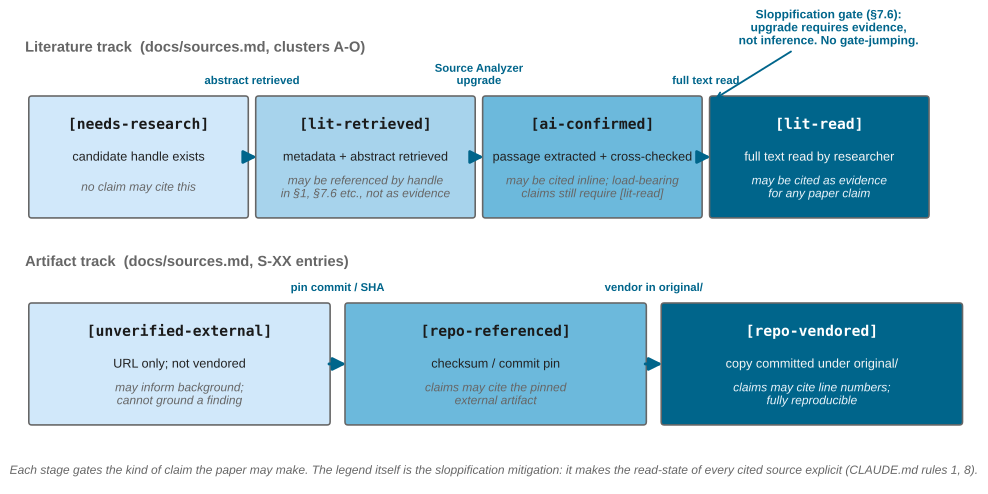

Source code (Python):
#!/usr/bin/env python3
"""
Figure 9 — Verification-status pipeline (ILL-03).

Diagram of the verification-status pipeline used in `docs/sources.md`:
    [needs-research] -> [lit-retrieved] -> [ai-confirmed] -> [lit-read]
plus the parallel artifact-status track
    [unverified-external] -> [repo-referenced] -> [repo-vendored]
with an annotation of what claims each status permits. Concretely
illustrates the sloppification mitigation described in §7.6.

Authorship: AI-authored (illustration agent, 2026-05-02; reworked
2026-05-03 in figure-overhaul pass to: (i) replace the red/yellow/
green stage palette — which fails deuteranopia and tritanopia
simulation — with a sequential blue ramp from `dlr_style` (light
blue -> mid blue -> dark blue) that monotonically encodes
verification depth and survives greyscale; (ii) add the
`[ai-confirmed]` stage promoted to the verification ladder
2026-05-02 per `CLAUDE.md` §"Verification status ladder
(extended 2026-05-02)"; (iii) raise stage-cell font sizes from
8.5 / 8.0 to 9.5 / 9.0 and stage-label tag from 10.0 to 11.0 for
print legibility; (iv) replace the red sloppification-gate
annotation colour with the dark-blue accent + bold so the gate
remains semantically marked without relying on red).

Source: `docs/sources.md` (verification-status legend including the
2026-05-02 ladder extension), `docs/methodology.md`, §7.6.

Outputs:
    paper/figures/fig9-verification-pipeline.svg
    paper/figures/fig9-verification-pipeline.pdf
"""

import os
import sys

import matplotlib
matplotlib.use("Agg")
import matplotlib.pyplot as plt
from matplotlib.patches import FancyBboxPatch, FancyArrowPatch

HERE = os.path.dirname(os.path.abspath(__file__))
sys.path.insert(0, HERE)
import dlr_style  # noqa: E402

fig, ax = plt.subplots(figsize=(13.0, 6.2))
ax.set_xlim(0, 13)
ax.set_ylim(0, 6.2)
ax.set_axis_off()

# Sequential blue ramp (monotone with verification depth).
# Source: dlr_style brighter -> bright -> mid -> darker.
RAMP = ["#d1e8fa", "#a7d3ec", "#6cb9dc", "#3b98cb", "#00658b"]


def stage(x, y, w, h, tag, label, allowed, color, text_light=False):
    p = FancyBboxPatch((x, y), w, h,
                       boxstyle="round,pad=0.05,rounding_size=0.04",
                       fc=color, ec=dlr_style.DLR_GRAY, lw=1.2)
    ax.add_patch(p)
    tag_color = "white" if text_light else "#1a1a1a"
    body_color = "#f4f4f4" if text_light else "#222"
    italic_color = "#e8f3fa" if text_light else dlr_style.DLR_GRAY
    ax.text(x + w / 2, y + h - 0.34, tag, ha="center", va="center",
            fontsize=11.0, fontweight="bold", color=tag_color,
            family="monospace")
    ax.text(x + w / 2, y + h - 0.78, label, ha="center", va="center",
            fontsize=9.5, color=body_color)
    ax.text(x + w / 2, y + 0.36, allowed, ha="center", va="center",
            fontsize=9.0, color=italic_color, style="italic", wrap=True)
    return (x + w, y + h / 2), (x, y + h / 2)


def chevron(p1, p2, label):
    a = FancyArrowPatch(p1, p2, arrowstyle="-|>", mutation_scale=20,
                        lw=2.2, color=dlr_style.DLR_BLUE)
    ax.add_patch(a)
    ax.text((p1[0] + p2[0]) / 2, p1[1] + 0.24, label, ha="center",
            va="bottom", fontsize=9.0, color=dlr_style.DLR_BLUE,
            fontweight="bold")


# ── Literature track (4 stages: needs-research → lit-retrieved →
#                     ai-confirmed → lit-read) ──────────────────────────
ax.text(0.20, 5.85, "Literature track  (docs/sources.md, clusters A-O)",
        fontsize=11.0, fontweight="bold", color=dlr_style.DLR_GRAY)

LIT_W = 2.85
LIT_GAP = 0.20
LIT_X0 = 0.30
LIT_Y = 3.65
LIT_H = 1.55

stages_lit = [
    ("[needs-research]",  "candidate handle exists",
     "no claim may cite this", RAMP[0], False),
    ("[lit-retrieved]",   "metadata + abstract retrieved",
     "may be referenced by handle\nin §1, §7.6 etc., not as evidence", RAMP[1], False),
    ("[ai-confirmed]",    "passage extracted + cross-checked",
     "may be cited inline; load-bearing\nclaims still require [lit-read]", RAMP[2], False),
    ("[lit-read]",        "full text read by researcher",
     "may be cited as evidence\nfor any paper claim", RAMP[4], True),
]

centers_lit = []
for i, (tag, lbl, allowed, col, light) in enumerate(stages_lit):
    x = LIT_X0 + i * (LIT_W + LIT_GAP)
    right, left = stage(x, LIT_Y, LIT_W, LIT_H, tag, lbl, allowed, col, light)
    centers_lit.append((right, left))

for i in range(len(stages_lit) - 1):
    chevron(centers_lit[i][0], centers_lit[i + 1][1], "")

# Stage-promotion labels (above arrows)
labels_lit = ["abstract retrieved", "Source Analyzer\nupgrade", "full text read"]
for i, lbl in enumerate(labels_lit):
    x_left = centers_lit[i][0][0]
    x_right = centers_lit[i + 1][1][0]
    ax.text((x_left + x_right) / 2, LIT_Y + LIT_H + 0.18, lbl,
            ha="center", va="bottom", fontsize=8.5,
            color=dlr_style.DLR_BLUE, fontweight="bold")

# ── Artifact track ────────────────────────────────────────────────────────
ax.text(0.20, 2.95, "Artifact track  (docs/sources.md, S-XX entries)",
        fontsize=11.0, fontweight="bold", color=dlr_style.DLR_GRAY)

# Three stages laid out across the same width as the literature track.
ART_W = 3.95
ART_GAP = 0.30
ART_X0 = 0.30
ART_Y = 0.85
ART_H = 1.55

stages_art = [
    ("[unverified-external]", "URL only; not vendored",
     "may inform background;\ncannot ground a finding", RAMP[0], False),
    ("[repo-referenced]",     "checksum / commit pin",
     "claims may cite the pinned\nexternal artifact", RAMP[2], False),
    ("[repo-vendored]",       "copy committed under original/",
     "claims may cite line numbers;\nfully reproducible", RAMP[4], True),
]

centers_art = []
for i, (tag, lbl, allowed, col, light) in enumerate(stages_art):
    x = ART_X0 + i * (ART_W + ART_GAP)
    right, left = stage(x, ART_Y, ART_W, ART_H, tag, lbl, allowed, col, light)
    centers_art.append((right, left))

labels_art = ["pin commit / SHA", "vendor in original/"]
for i, lbl in enumerate(labels_art):
    chevron(centers_art[i][0], centers_art[i + 1][1], "")
    x_left = centers_art[i][0][0]
    x_right = centers_art[i + 1][1][0]
    ax.text((x_left + x_right) / 2, ART_Y + ART_H + 0.18, lbl,
            ha="center", va="bottom", fontsize=8.5,
            color=dlr_style.DLR_BLUE, fontweight="bold")

# Sloppification gate annotation — re-coloured to dark blue (CB-safe).
ax.annotate(
    "Sloppification gate (§7.6):\nupgrade requires evidence,\nnot inference. No gate-jumping.",
    xy=(centers_lit[3][1][0], LIT_Y + LIT_H), xycoords="data",
    xytext=(11.0, 5.95), textcoords="data",
    fontsize=9.0, color=dlr_style.DLR_BLUE, fontweight="bold",
    ha="center",
    arrowprops=dict(arrowstyle="->", color=dlr_style.DLR_BLUE, lw=1.4),
)

ax.text(6.5, 0.18,
        "Each stage gates the kind of claim the paper may make. The legend itself "
        "is the sloppification mitigation: it makes the read-state of every cited "
        "source explicit (CLAUDE.md rules 1, 8).",
        ha="center", va="center", fontsize=9.0, style="italic",
        color=dlr_style.DLR_GRAY)

fig.patch.set_facecolor("white")
out_svg = os.path.join(HERE, "fig9-verification-pipeline.svg")
out_pdf = os.path.join(HERE, "fig9-verification-pipeline.pdf")
fig.savefig(out_svg, format="svg", bbox_inches="tight", facecolor="white")
fig.savefig(out_pdf, format="pdf", bbox_inches="tight", facecolor="white")
print(f"Saved: {out_svg}")
print(f"Saved: {out_pdf}")
